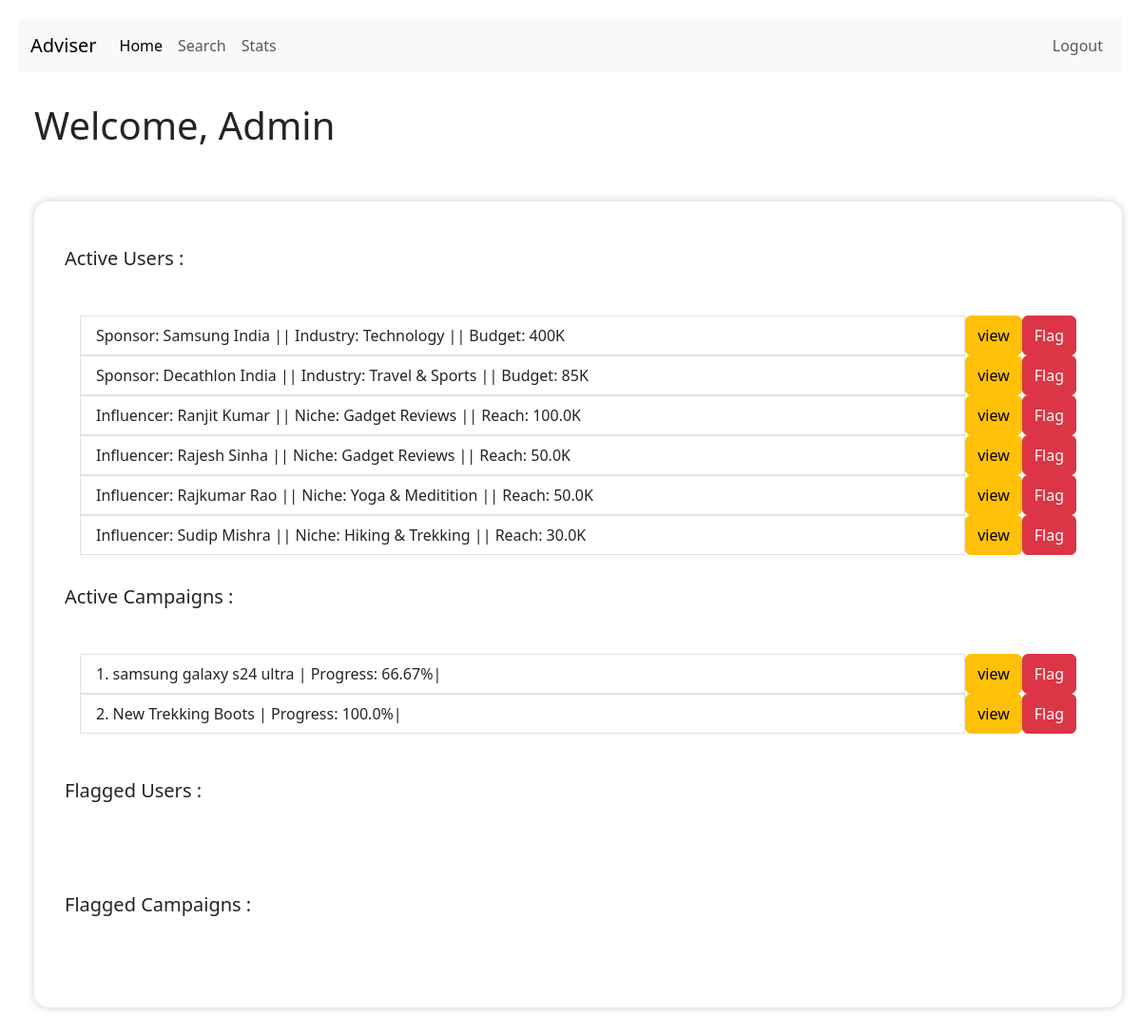
The app's page /admin/dashboard with its own data.
### backend/models.py (models this page shows)
class Sponsor(db.Model):
    sponsor_id=db.Column(db.Integer,primary_key=True,autoincrement=True)
    username=db.Column(db.String(),nullable=False,unique=True)
    password=db.Column(db.String(),nullable=False)
    company_name=db.Column(db.String(),nullable=False,unique=True)
    industry=db.Column(db.String(),nullable=False)
    initial_budget=db.Column(db.Numeric(10, 2),nullable=False,default=0)
    budget=db.Column(db.Numeric(10, 2),nullable=False)
    flagged=db.Column(db.Integer,nullable=False,default=0)
    admin_id=db.Column(db.Integer,db.ForeignKey('admin.admin_id'),nullable=False,default=1)
    campaigns=db.relationship('Campaign',back_populates='sponsors')
    admin=db.relationship('Admin',back_populates='sponsors')

class Influencer(db.Model):
    influencer_id=db.Column(db.Integer,primary_key=True,autoincrement=True)
    username=db.Column(db.String(),nullable=False,unique=True)
    password=db.Column(db.String(),nullable=False)
    f_name=db.Column(db.String(),nullable=False)
    l_name=db.Column(db.String(),nullable=False)
    earnings=db.Column(db.Numeric(10, 2),nullable=False,default=0)
    rating=db.Column(db.Numeric(3, 2),nullable=False,default=None)
    flagged=db.Column(db.Integer,nullable=False,default=0)
    bio=db.Column(db.String(),nullable=False)
    social_media=db.Column(db.String(),nullable=False)
    subs=db.Column(db.Integer,nullable=False)
    admin_id=db.Column(db.Integer,db.ForeignKey('admin.admin_id'),nullable=False,default=1)
    category_id=db.Column(db.String(),db.ForeignKey("category.cat_id"),nullable=False)
    niche_id=db.Column(db.String(),db.ForeignKey("niche.niche_id"),nullable=False)
    category=db.relationship('Category', back_populates='influencers')
    niche = db.relationship('Niche', back_populates='influencers')
    admin=db.relationship('Admin', back_populates='influencers')
    ads=db.relationship('Adrequest',back_populates='influencers')

class Niche(db.Model):
    niche_id=db.Column(db.Integer,primary_key=True,autoincrement=True)
    name=db.Column(db.String(), nullable=False,unique=True)
    cat_id=db.Column(db.Integer,db.ForeignKey("category.cat_id"),nullable=False)
    influencers = db.relationship('Influencer', back_populates='niche')
    adrequests=db.relationship('Adrequest',back_populates='niche')
    category=db.relationship('Category', back_populates='niches')

class Campaign(db.Model):
    campaign_id=db.Column(db.Integer,primary_key=True,autoincrement=True)
    name=db.Column(db.String(),nullable=False,unique=True)
    category_id=db.Column(db.String(),db.ForeignKey("category.cat_id"),nullable=False)
    start_date=db.Column(db.Date,nullable=False)
    end_date = db.Column(db.Date, nullable=False)
    budget = db.Column(db.Numeric(10, 2), nullable=False)
    initial_budget=db.Column(db.Numeric(10, 2),default=budget)
    status = db.Column(db.String(), nullable=False,default='active')
    visibility= db.Column(db.String(50),nullable=False)
    goals=db.Column(db.String(),nullable=False)
    flagged=db.Column(db.Integer,nullable=False,default=0)
    categories=db.relationship('Category',back_populates='campaigns')
    sponsor_id=db.Column(db.Integer,db.ForeignKey('sponsor.sponsor_id'),nullable=False)
    admin_id=db.Column(db.Integer,db.ForeignKey('admin.admin_id'),nullable=False,default=1)
    sponsors=db.relationship('Sponsor',back_populates='campaigns')
    admin=db.relationship('Admin',back_populates='campaigns')
    ads=db.relationship('Adrequest',back_populates='campaign')

### backend/users.py (the view)
@app.route('/admin/dashboard')                                  # admin dashboard
def admin_dash():
    sponsors=Sponsor.query.all()
    infs=Influencer.query.all()
    camps=Campaign.query.all()
    return render_template('admin_dashboard.html',sponsors=sponsors,infs=infs,camps=camps)

### templates/admin_dashboard.html (shortened to what this page needs)
<!DOCTYPE html>
<html lang="en">
<head>
    <link rel="stylesheet" href="/static/style.css">
    <link href="https://cdn.jsdelivr.net/npm/bootstrap@5.3.3/dist/css/bootstrap.min.css" rel="stylesheet">
  </head>
<body>
    <nav class="navbar navbar-expand-lg bg-body-tertiary">
        <div class="container-fluid">
          <a class="navbar-brand" href="/">Adviser</a>
          <div class="collapse navbar-collapse" id="navbarSupportedContent">
            <ul class="navbar-nav me-auto mb-2 mb-lg-0">
              <li class="nav-item">
                <a class="nav-link active" aria-current="page" href="#">Home</a>
              </li>
              <li class="nav-item">
                <a class="nav-link" href="/admin/search">Search</a>
              </li>
              <li class="nav-item">
                <a class="nav-link" href="{{url_for('stats')}}">Stats</a>
              </li>
            </ul>
          </div>
          <ul class="navbar-nav me-auto mb-1 mb-lg-0">
            <li class="nav-item">
              <a class="nav-link" href="/admin/login" >Logout</a>
            </li>
          </ul>
        </div>
    </nav>
    <div style="margin: 2rem 0rem 2rem 1rem;" >
    <h1>Welcome, Admin</h1>
    <br><br>
    <div style="box-shadow: 0 0 10px rgba(0, 0, 0, 0.2);background-color: #fff;border: 0px solid rgb(101, 99, 99); padding: 1rem;border-radius: 15px;">
        <h5 style="margin: 2rem 0rem 2rem 1rem;">Active Users :</h5>
        <div id="container" style="border: 1px ;">
          {%for sponsor in sponsors%}
          {%if sponsor.flagged==0%}
          <ul class="list-group">
            <span style="display: inline-flex;">
                <li class="list-group-item" style="display: flex;width: 100%;">
                   Sponsor: {{sponsor.company_name }} || Industry:  {{sponsor.industry }} || Budget: {{(sponsor.budget/1000)|round(0)}}K
                </li>
                <button type="button" class="btn btn-warning" data-bs-toggle="modal" data-bs-target="#sponsor{{sponsor.sponsor_id}}">view</button>
                <form action="{{url_for('admin_sponsor',sponsor_id=sponsor.sponsor_id)}}" method="POST" style="display: contents;">
                <button type="submit" class="btn btn-danger" name="flag" value="1">Flag</button></td>
                </form>
              </span>
          </ul>
          {%endif%}
          {%endfor%}
          {%for inf in infs%}
          {%if inf.flagged==0%}
          <ul class="list-group">
            <span style="display: inline-flex;">
                <li class="list-group-item" style="display: flex;width: 100%;">
                   Influencer: {{inf.f_name }} {{inf.l_name }} || Niche:  {{inf.niche.name }} || Reach: {{(inf.subs/1000)|round(0)}}K
                </li>
                <button type="submit" class="btn btn-warning" data-bs-toggle="modal" data-bs-target="#inf{{inf.influencer_id}}">view</button>
                <form action="{{url_for('admin_inf',inf_id=inf.influencer_id)}}" method="POST" style="display: contents;">
                  <button type="submit" class="btn btn-danger" name="flag" value="1">Flag</button></td>
                </form>
              </span>
          </ul>
          {%endif%}
          {%endfor%}
        </div>
      <div>
        <h5 style="margin: 1rem 0rem 2rem 1rem;">Active Campaigns :</h5>
        <div id="container" style="border: 1px ;">
      {% for camp in camps %}
      {%if camp.status=='active' and camp.flagged!=1%}
          {% set ns = namespace(completed=0, total=0) %}
          {% for ad in camp.ads %}
              {% if ad.status == 'ad req fulfilled' or ad.status == 'Paid' %}
                  {% set ns.completed = ns.completed + 1 %}
              {% endif %}
              {% set ns.total = ns.total + 1 %}
          {% endfor %}
          {% set progress = 0 if ns.total == 0 else (ns.completed * 100) / ns.total %}
                <ul class="list-group">
                    <span style="display: inline-flex;">
                        <li class="list-group-item" style="display: flex;width: 100%;">
                            {{ camp.campaign_id }}. {{ camp.name }} | Progress: {{ progress | round(2) }}%|
                        </li>
                        <form action="{{url_for('admin_camp',camp_id=camp.campaign_id)}}" method="GET" style="display: flex;">
                        <button type="submit" class="btn btn-warning">view</button>
                        </form>
                        <form action="{{url_for('admin_camp',camp_id=camp.campaign_id)}}" method="POST" style="display: contents;">
                        <button type="submit" class="btn btn-danger" name="flag" value="1">Flag</button></td>
                        </form>
                    </span>
                </ul>
              {%endif%}
              {% endfor %}
            </div>
    </div>
    <h5 style="margin: 2rem 0rem 2rem 1rem;">Flagged Users :</h5>
    <div id="container" style="border: 1px ;">
  </div>
  <h5 style="margin: 2rem 0rem 2rem 1rem;">Flagged Campaigns :</h5>
  <div id="container" style="border: 1px ;">
    </div>
    </div>
  </div>
</body>
</html>

### static/style.css (style rules this page uses)
* { margin: 0px; }
#container, #panel { border: 2px solid rgb(101, 99, 99); border-radius: 25px; padding: 0px; margin: 1rem; padding: 1rem; }
body { font-family: Arial, sans-serif; background-color: #f4f4f4bb; margin: 0; padding: 20px; }

### records on screen
Sponsor: company_name "Samsung India", industry "Technology", (sponsor.budget/1000)|round(0) "400"
Sponsor: company_name "Decathlon India", industry "Travel & Sports", (sponsor.budget/1000)|round(0) "85"
Influencer: f_name "Ranjit", l_name "Kumar", niche.name "Gadget Reviews", (inf.subs/1000)|round(0) "100.0"
Influencer: f_name "Rajesh", l_name "Sinha", niche.name "Gadget Reviews", (inf.subs/1000)|round(0) "50.0"
Influencer: f_name "Rajkumar", l_name "Rao", niche.name "Yoga & Meditition", (inf.subs/1000)|round(0) "50.0"
Influencer: f_name "Sudip", l_name "Mishra", niche.name "Hiking & Trekking", (inf.subs/1000)|round(0) "30.0"
Campaign: campaign_id "1", name "samsung galaxy s24 ultra", progress "66.67"
Campaign: campaign_id "2", name "New Trekking Boots", progress "100.0"
